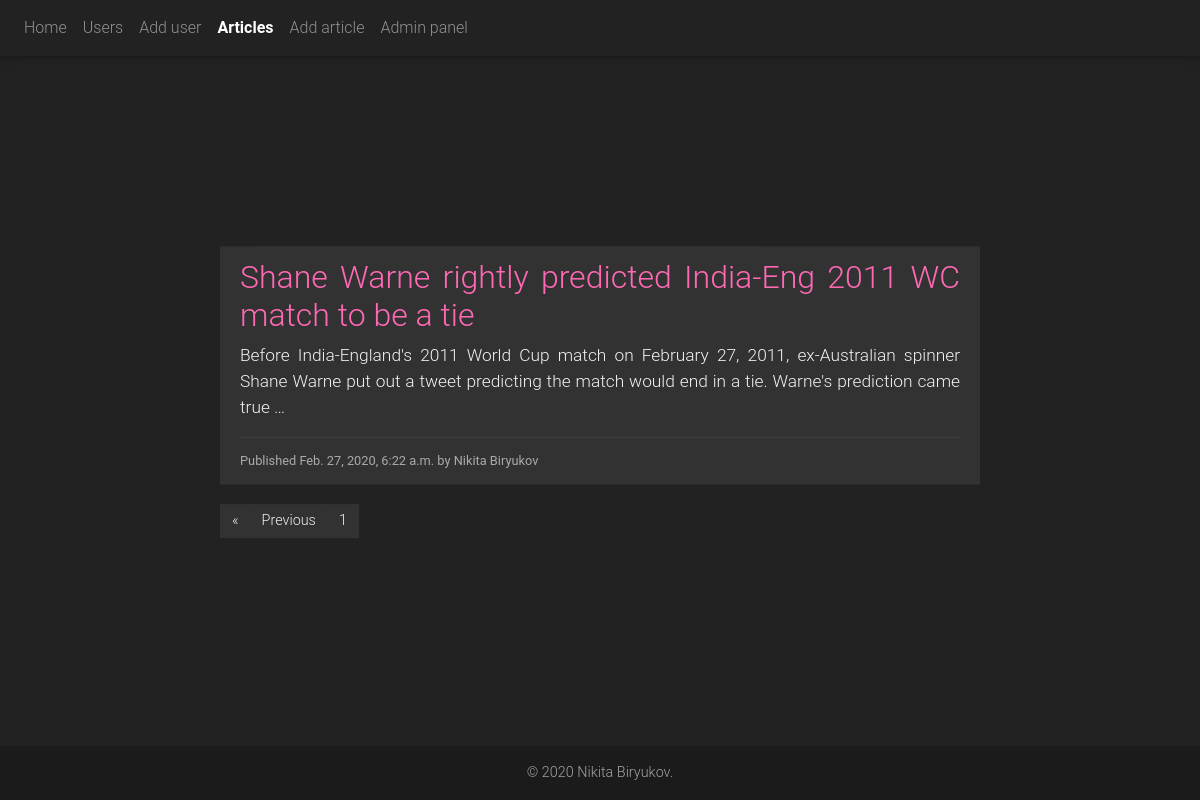
Before: /articles/?page=3 with the older database file.
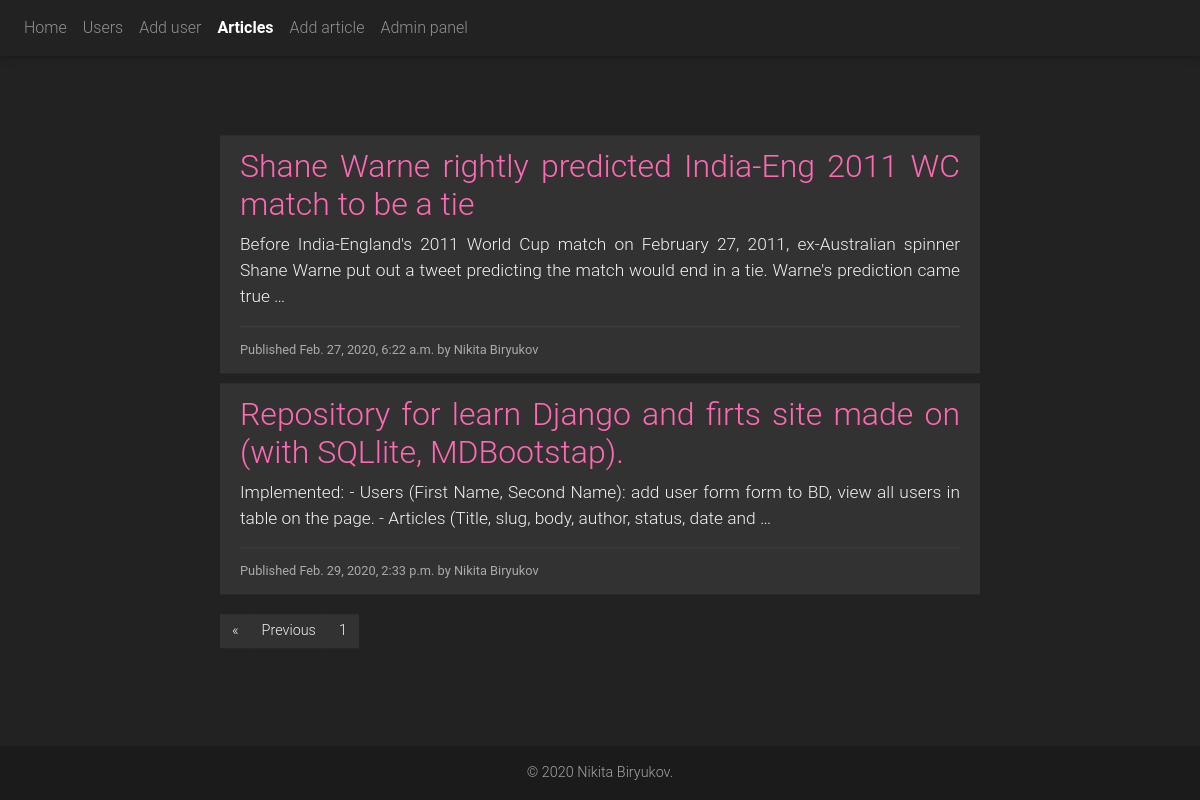
After: the same page with the newer database file.
### main/models.py (models this page shows, shortened)
class Article(models.Model):
    status = (
        ('draft', 'Draft'),
        ('published', 'Published'),
    )
    title = models.CharField(max_length=200, null=True)
    slug = models.SlugField(max_length=250, null=True, blank=True)
    author = models.CharField(max_length=200, null=False, default='Nikita Biryukov')
    body = models.TextField(default='Lorem ipsum dolor sit amet, consectetur adipisicing elit. A culpa et explicabo '
                                    'natus odit quod repellendus saepe. Ab autem corporis deleniti dolore ducimus '
                                    'expedita, impedit, labore recusandae rerum saepe veniam?</span><span>Amet dicta '
                                    'distinctio earum esse est iure maiores neque nesciunt nulla omnis optio quaerat '
                                    'quis, rerum, sapiente, similique temporibus velit voluptate voluptatem. '
                                    'Consectetur consequuntur corporis natus nulla qui quos, ullam!')
    publish = models.DateTimeField(default=timezone.now)
    created = models.DateTimeField(auto_now_add=True)
    updated = models.DateTimeField(auto_now=True)
    status = models.CharField(max_length=10, choices=status, default='Draft')

### main/views.py (the view)
# urls.py: path('articles/', views.article_list, name='article_list'),
def article_list(request):
    articles_list = Article.objects.all()
    paginator = Paginator(articles_list, 3)
    page = request.GET.get('page')
    try:
        articles = paginator.page(page)
    except PageNotAnInteger:
        articles = paginator.page(1)
    except EmptyPage:
        articles = paginator.page(paginator.num_pages)
    args = {
        'page': page,
        'articles': articles
    }
    return render(request, 'html/articles/list.html', args)

### main/templates/html/articles/list.html (shortened to what this page needs)
{% extends 'html/base.html' %}
{% block nav %} {% include 'html/elements/nav.html' with is_articles=True %} {% endblock %}
{% block content %}
    <div class="list-articles">
        <ul class="list-group list-group-flush">
            {% for article in articles %}
                <li class="list-group-item">
                    <h2>
                        <a href="/articles/{{ article.slug }}"> {{ article.title }} </a>
                    </h2>
                    <div class="article-text">
                        {{ article.body|truncatewords:30|linebreaks }}
                    </div>
                    <hr>
                    <small class="date">
                        Published {{ article.publish }} by {{ article.author }}
                    </small>
                </li>
            {% endfor %}
        </ul>
        {% include 'html/elements/pagination.html' with page=articles %}
    </div>
{% endblock %}

### main/templates/html/base.html (shortened to what this page needs)
<!DOCTYPE html>
<html lang="en">
{% load static %}
<head>
    <link rel="stylesheet" href="{% static 'css/bootstrap.min.css' %}">
    <link rel="stylesheet" href="{% static 'css/mdb.min.css' %}">
    <link rel="stylesheet" href="{% static 'css/style.css' %}">
</head>
<body>
    {% block nav %} {% endblock %}
    <div class="wrapper">
        <div class="content">
            {% block content %} {% endblock %}
        </div>
    </div>
    {% include 'html/elements/footer.html' %}
</body>
</html>

### main/templates/html/elements/nav.html (shortened to what this page needs)
<nav class="navbar navbar-expand-lg navbar-dark">
    <div class="collapse navbar-collapse" id="navbarText">
        <ul class="navbar-nav mr-auto">
            <li {% if is_home %}class = "nav-item active"{% endif %}>
                <a class="nav-link" href="/">Home<span class="sr-only">(current)</span></a>
            </li>
            <li {% if is_users %}class = "nav-item active"{% endif %}>
                <a class="nav-link" href="/users">Users</a>
            </li>
            <li {% if is_add_user %}class = "nav-item active"{% endif %}>
                <a class="nav-link" href="/add_user">Add user</a>
            </li>
            <li {% if is_articles %}class = "nav-item active"{% endif %}>
                <a class="nav-link" href="/articles">Articles</a>
            </li>
            <li {% if is_add_article %}class = "nav-item active"{% endif %}>
                <a class="nav-link" href="/add_article">Add article</a>
            </li>
            <li>
                <a class="nav-link" href="/admin">Admin panel</a>
            </li>
        </ul>
    </div>
</nav>

### main/templates/html/elements/pagination.html (shortened to what this page needs)
<nav class="pagination" aria-label="Page navigation example">
    <ul class="pagination">
        {% if page.has_previous %}
            <li class="page-item">
                <a class="page-link" href="?page=1">&laquo; </a>
            </li>
            <li class="page-item">
                <a class="page-link" href="?page={{ page.previous_page_number }}">Previous</a>
            </li>
        {% endif %}
            <li class="page-item">
                <a class="page-link" href="?page=1">1</a>
            </li>
    </ul>
</nav>

### main/templates/html/elements/footer.html
<footer class="page-footer font-small dark">
    <div class="footer-copyright text-center py-3">
        © 2020 Nikita Biryukov.
    </div>
</footer>

### main/static/css/style.css (style rules this page uses)
* { color: #f3f3f3; margin: 0; padding: 0; box-sizing: border-box; }
body { background-color: #222222; position: relative; padding-bottom: 53px; min-height: 100vh; }
a { color: hotpink; }
.wrapper { width: 100%; }
.content { display: table; margin: 100px auto; }
.active { font-weight: bold; }
.list-articles { width: 760px; text-align: justify; position: absolute; top: 50%; transform: translateY(-50%); margin: 0 auto; right: 0; left: 0; }
nav .pagination { padding-top: 10px; }
.article-text, .article-text { font-size: 13pt; }
.date { color: #aaa; }
.page-footer { position: absolute; bottom: 0; width: 100%; }
.list-group-item { background-color: #323232; border: 10px solid #222; }
hr { color: #454545; background-color: #454545; margin: 10px 0; }

Changed rows visible on the page:
added Article: title "Repository for learn Django and firts site made on (with SQLlite, MDBootstap).", body "Implemented: - Users (First Name, Second Name): add user form form to BD, view all users in table on the page. - Articles (Title, slug, body, author, status, date and …", publish "Feb. 29, 2020, 2:33 p.m.", author "Nikita Biryukov"
